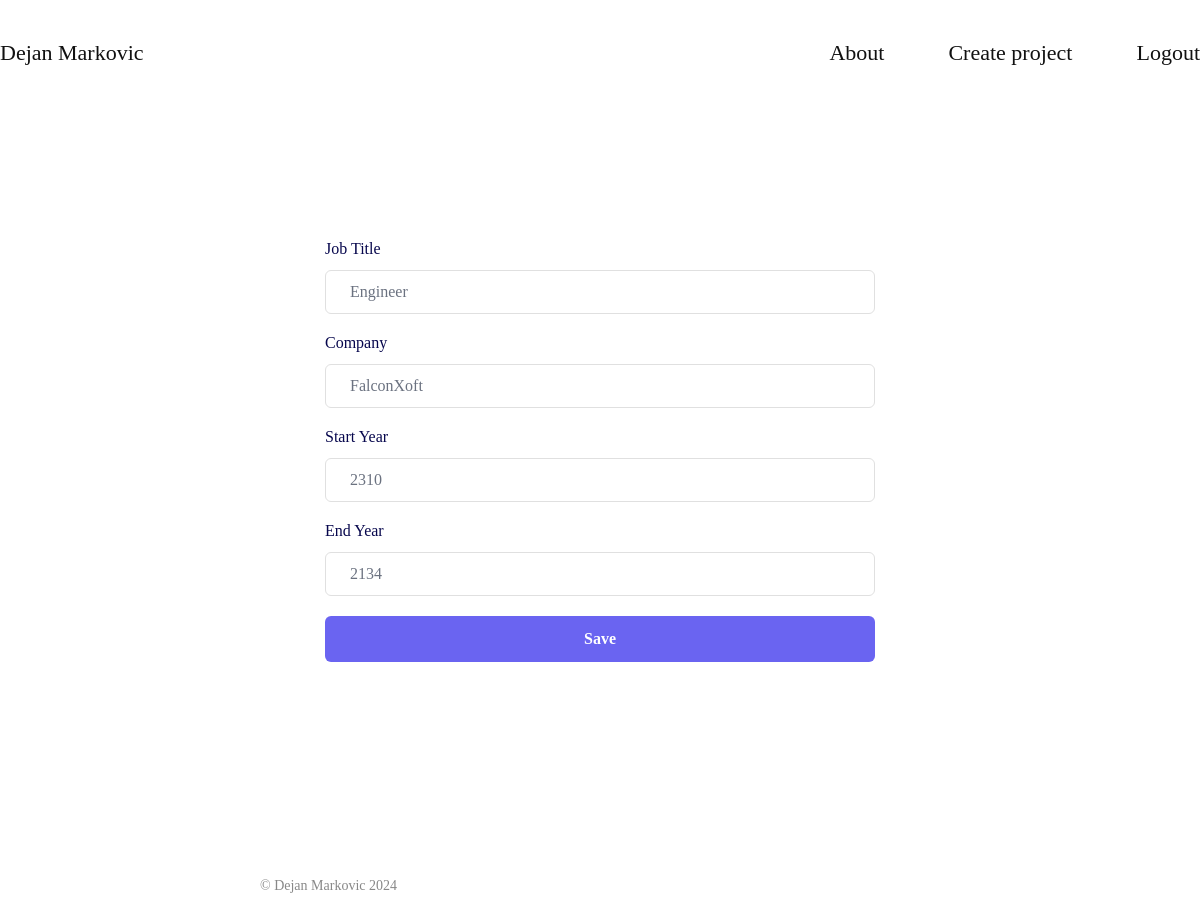
Page /about/edit-work-experience/2/ (signed in) on the earlier database version.
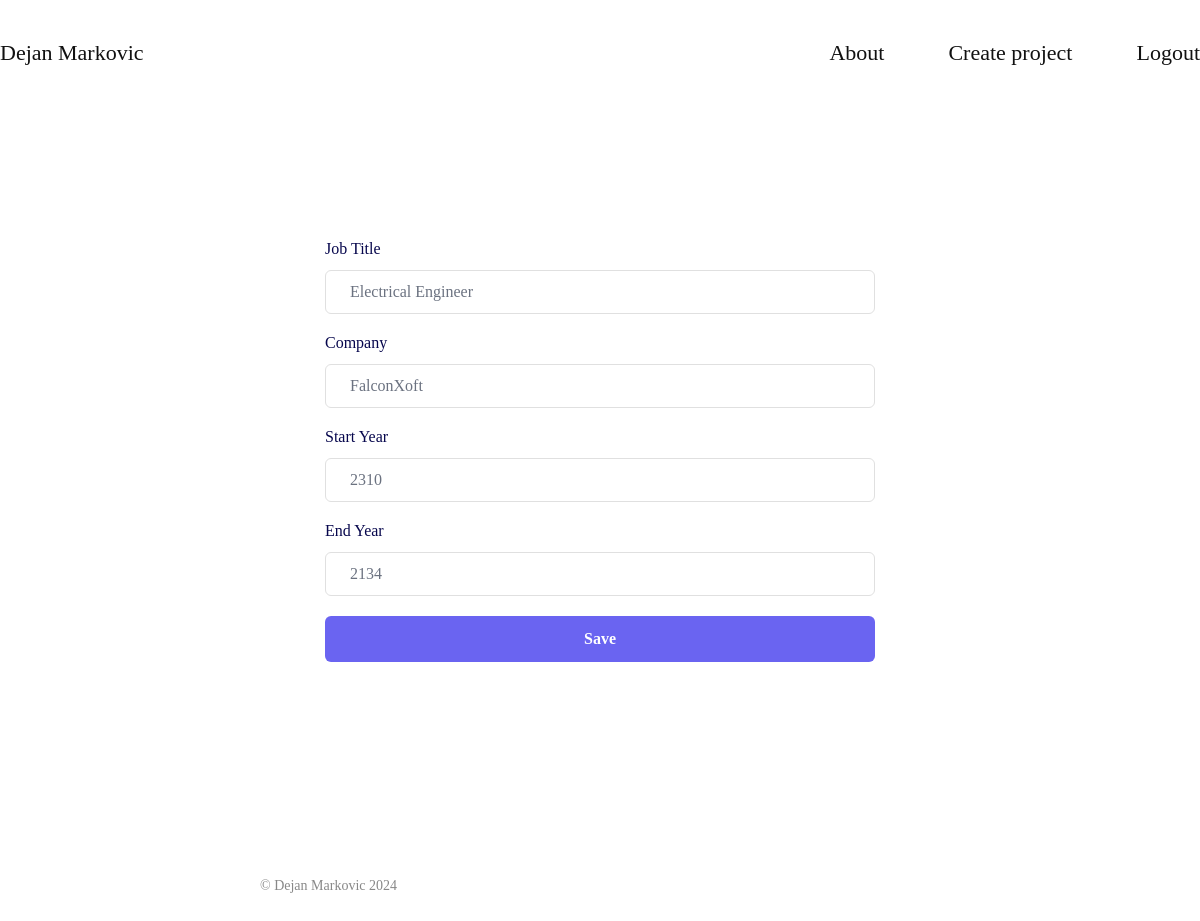
Same page on the later database version.
### portfolio_app/models.py (models this page shows, shortened)
class WorkExperience(models.Model):
    job_title = models.CharField(max_length=100, help_text='Job title.', blank=True, null=True)
    company = models.CharField(max_length=100, help_text='Company name.', blank=True, null=True)
    start_year = models.IntegerField(help_text='Start year of the work period.', blank=True, null=True)
    end_year = models.IntegerField(help_text='End year of the work period. Use the current year if still working.', blank=True, null=True)

### portfolio_app/views.py (the view, shortened to what this page needs)
# urls.py: path('about/edit-work-experience/<int:experience_id>/', views.edit_work_experience_view, name='edit_work_experience'),
@login_required(login_url="portfolio_page")
def edit_work_experience_view(request, experience_id=None):
    if experience_id:
        work_experience = get_object_or_404(WorkExperience, id=experience_id)
    else:
        work_experience = None
    form = WorkExperienceForm(request.POST or None, instance=work_experience)
    context = {'form': form}
    context['page_title'] = 'Edit Work Experience'
    return render(request, 'portfolio_app/edit_work_experience.html', context)

### portfolio_app/forms.py
class WorkExperienceForm(forms.ModelForm):
    class Meta:
        model = WorkExperience
        fields = ['job_title', 'company', 'start_year', 'end_year']

### portfolio_app/templates/portfolio_app/edit_work_experience.html (shortened to what this page needs)
{% extends 'base.html' %}
{% load static %}
{% block content %}
<div class="toast-container position-fixed top-0 end-0 p-3">
  </div>
  <div class="hero">
      <div class="formbold-main-wrapper">
        <div class="formbold-form-wrapper">
          <form method="POST" enctype="multipart/form-data">
            <div class="formbold-mb-5">
                <label for="{{ form.job_title.id_for_label }}" class="formbold-form-label">
                    Job Title
                </label>
                <input class="formbold-form-input" type="text" name="{{ form.job_title.name }}" id="{{ form.job_title.id }}"
                placeholder="{{ form.job_title.label }}" value="{{ form.job_title.value }}">
            </div>
            <div class="formbold-mb-5">
                <label for="{{ form.company.id_for_label }}" class="formbold-form-label">
                    Company
                </label>
                <input class="formbold-form-input" type="text" name="{{ form.company.name }}" id="{{ form.company.id }}"
                placeholder="{{ form.company.label }}" value="{{ form.company.value }}">
            </div>
            <div class="formbold-mb-5">
                <label for="{{ form.start_year.id_for_label }}" class="formbold-form-label">
                    Start Year
                </label>
                <input class="formbold-form-input" type="text" name="{{ form.start_year.name }}" id="{{ form.start_year.id }}"
                placeholder="{{ form.start_year.label }}" value="{{ form.start_year.value }}">
            </div>
            <div class="formbold-mb-5">
                <label for="{{ form.end_year.id_for_label }}" class="formbold-form-label">
                    End Year
                </label>
                <input class="formbold-form-input" type="text" name="{{ form.end_year.name }}" id="{{ form.end_year.id }}"
                placeholder="{{ form.end_year.label }}" value="{{ form.end_year.value }}">
            </div>
            <div>
                <button type="submit" class="formbold-btn w-full">Save</button>
            </div>
        </form>
        </div>
      </div>
</div>
{% endblock %}

Differences in the rows shown:
changed WorkExperience "FalconXoft": job_title "Engineer" → "Electrical Engineer"
